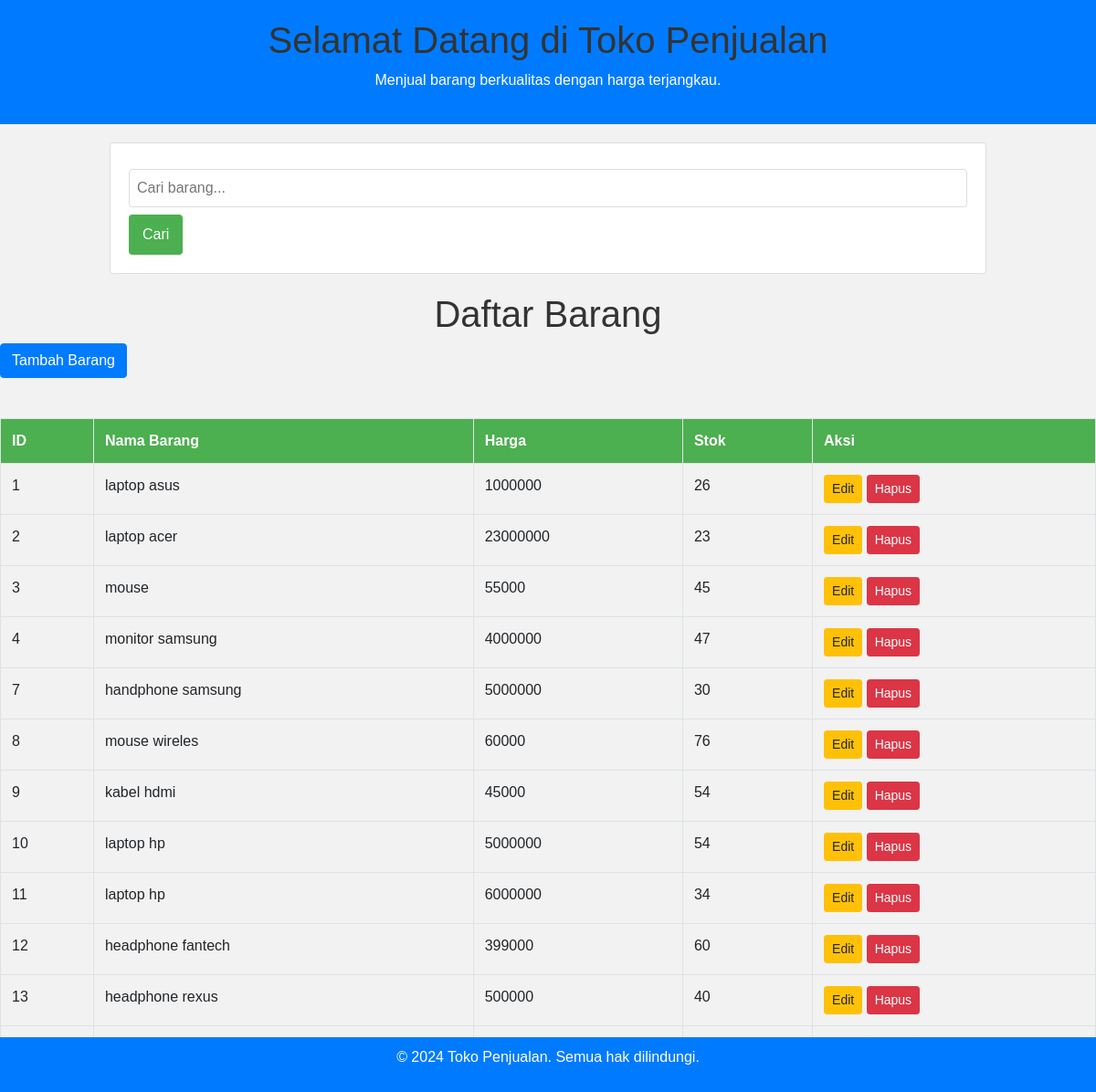
The page / on the database its author committed.
### tables this page shows
CREATE TABLE `header_footer` (
  `id` int(11) NOT NULL,
  `section` varchar(50) NOT NULL,
  `content` text NOT NULL
);

CREATE TABLE `barang` (
  `id` int(11) NOT NULL,
  `nama_barang` varchar(255) NOT NULL,
  `harga` int(11) NOT NULL,
  `stok` int(11) NOT NULL
);

### config.php (called while the page is built, shortened)
<?php
$servername = "localhost";
$username = "root";
$password = "";
$dbname = "penjualan";
$conn = new mysqli($servername, $username, $password, $dbname);
$headerQuery = "SELECT content FROM header_footer WHERE section = 'header'";
$footerQuery = "SELECT content FROM header_footer WHERE section = 'footer'";
$headerResult = $conn->query($headerQuery);
$footerResult = $conn->query($footerQuery);
$headerContent = ($headerResult->num_rows > 0) ? $headerResult->fetch_assoc()['content'] : '';
$footerContent = ($footerResult->num_rows > 0) ? $footerResult->fetch_assoc()['content'] : '';
?>

### index.php (the view, shortened to what this page needs)
<?php
include 'config.php';
$searchTerm = isset($_GET['search']) ? $_GET['search'] : '';
if ($searchTerm) {
    $searchQuery = "SELECT * FROM barang WHERE nama_barang LIKE '%$searchTerm%'";
} else {
    $searchQuery = "SELECT * FROM barang";
}
$result = $conn->query($searchQuery);
?>
<!DOCTYPE html>
<html>
<head>
    <link href="https://stackpath.bootstrapcdn.com/bootstrap/4.5.2/css/bootstrap.min.css" rel="stylesheet">
    <link rel="stylesheet" type="text/css" href="css/style.css">
</head>
<body>
    <div class="header">
        <?php echo $headerContent; ?>
    </div>
    <form method="GET" action="index.php">
        <input type="text" name="search" placeholder="Cari barang..." value="<?php echo isset($_GET['search']) ? $_GET['search'] : ''; ?>">
        <button type="submit">Cari</button>
    </form>
    <h1>Daftar Barang</h1>
    <a href="create.php" class="btn btn-primary mb-4">Tambah Barang</a>
    <table class="table table-bordered">
        <tr>
            <th>ID</th>
            <th>Nama Barang</th>
            <th>Harga</th>
            <th>Stok</th>
            <th>Aksi</th>
        </tr>
        <?php if ($result->num_rows > 0): ?>
            <?php while($row = $result->fetch_assoc()): ?>
            <tr>
                <td><?php echo $row['id']; ?></td>
                <td><?php echo $row['nama_barang']; ?></td>
                <td><?php echo $row['harga']; ?></td>
                <td><?php echo $row['stok']; ?></td>
                <td>
                    <a href="update.php?id=<?php echo $row['id']; ?>" class="btn btn-warning btn-sm">Edit</a>
                    <a href="delete.php?id=<?php echo $row['id']; ?>" class="btn btn-danger btn-sm">Hapus</a>
                </td>
            </tr>
            <?php endwhile; ?>
        <?php else: ?>
            <tr>
                <td colspan="5">Tidak ada barang yang ditemukan</td>
            </tr>
        <?php endif; ?>
    </table>
</body>
    <div class="footer">
        <?php echo $footerContent; ?>
    </div>
</html>

### css/style.css (style rules this page uses)
body { font-family: Arial, sans-serif; background-color: #f2f2f2; margin: 0; padding: 0; }
h1 { text-align: center; color: #333; }
table { width: 80%; margin: 20px auto; border-collapse: collapse; }
table, th, td { border: 1px solid #ddd; }
th, td { padding: 8px; text-align: left; }
th { background-color: #4CAF50; color: white; }
tr:nth-child(even) { background-color: #f2f2f2; }
a { text-decoration: none; color: #4CAF50; }
form { width: 80%; margin: 20px auto; padding: 20px; background-color: white; border: 1px solid #ddd; border-radius: 4px; }
input[type="text"], input[type="number"] { width: 100%; padding: 8px; margin: 8px 0; border: 1px solid #ddd; border-radius: 4px; }
button { background-color: #4CAF50; color: white; padding: 10px 15px; border: none; border-radius: 4px; cursor: pointer; }
.header { background-color: #007BFF; color: white; padding: 20px; text-align: center; }
.footer { background-color: #007BFF; color: white; padding: 10px; text-align: center; position: fixed; width: 100%; bottom: 0; }

### rows shown on the page
header_footer: content "Selamat Datang di Toko Penjualan Menjual barang berkualitas dengan harga terjangkau."
barang: id "1", nama_barang "laptop asus", harga "1000000", stok "26"
barang: id "2", nama_barang "laptop acer", harga "23000000", stok "23"
barang: id "3", nama_barang "mouse", harga "55000", stok "45"
barang: id "4", nama_barang "monitor samsung", harga "4000000", stok "47"
barang: id "7", nama_barang "handphone samsung", harga "5000000", stok "30"
barang: id "8", nama_barang "mouse wireles", harga "60000", stok "76"
barang: id "9", nama_barang "kabel hdmi", harga "45000", stok "54"
barang: id "10", nama_barang "laptop hp", harga "5000000", stok "54"
barang: id "11", nama_barang "laptop hp", harga "6000000", stok "34"
barang: id "12", nama_barang "headphone fantech", harga "399000", stok "60"
barang: id "13", nama_barang "headphone rexus", harga "500000", stok "40"
header_footer: content "© 2024 Toko Penjualan. Semua hak dilindungi."
